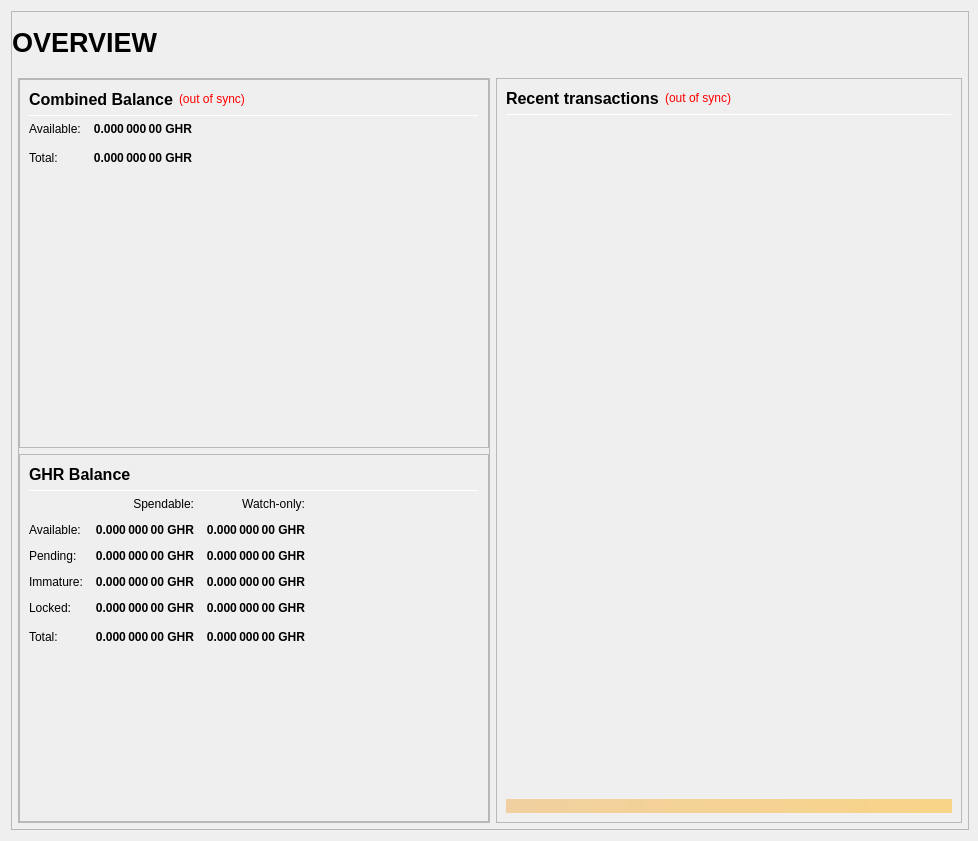
<?xml version="1.0" encoding="UTF-8"?>
<ui version="4.0">
 <class>OverviewPage</class>
 <widget class="QWidget" name="OverviewPage">
  <property name="geometry">
   <rect>
    <x>0</x>
    <y>0</y>
    <width>978</width>
    <height>841</height>
   </rect>
  </property>
  <property name="minimumSize">
   <size>
    <width>960</width>
    <height>682</height>
   </size>
  </property>
  <property name="windowTitle">
   <string>Form</string>
  </property>
  <layout class="QVBoxLayout" name="topLayout" stretch="1">
   <property name="rightMargin">
    <number>9</number>
   </property>
   <item>
    <widget class="QFrame" name="frame_BG">
     <property name="minimumSize">
      <size>
       <width>850</width>
       <height>610</height>
      </size>
     </property>
     <property name="maximumSize">
      <size>
       <width>16777215</width>
       <height>16777215</height>
      </size>
     </property>
     <property name="frameShape">
      <enum>QFrame::StyledPanel</enum>
     </property>
     <property name="frameShadow">
      <enum>QFrame::Raised</enum>
     </property>
     <layout class="QVBoxLayout" name="verticalLayout_3" stretch="1">
      <property name="leftMargin">
       <number>0</number>
      </property>
      <property name="topMargin">
       <number>0</number>
      </property>
      <property name="rightMargin">
       <number>0</number>
      </property>
      <property name="bottomMargin">
       <number>6</number>
      </property>
      <item>
       <layout class="QVBoxLayout" name="verticalLayout_Master" stretch="0,1">
        <property name="leftMargin">
         <number>0</number>
        </property>
        <property name="topMargin">
         <number>0</number>
        </property>
        <property name="rightMargin">
         <number>0</number>
        </property>
        <property name="bottomMargin">
         <number>0</number>
        </property>
        <item>
         <widget class="QFrame" name="frame_Header">
          <layout class="QVBoxLayout" name="verticalLayout_Header" stretch="0">
           <property name="leftMargin">
            <number>0</number>
           </property>
           <property name="topMargin">
            <number>0</number>
           </property>
           <property name="rightMargin">
            <number>0</number>
           </property>
           <property name="bottomMargin">
            <number>0</number>
           </property>
           <item>
            <layout class="QHBoxLayout" name="horizontalLayout_Header" stretch="1,0,1">
             <property name="spacing">
              <number>6</number>
             </property>
             <item>
              <widget class="QLabel" name="labelOverviewHeaderLeft">
               <property name="minimumSize">
                <size>
                 <width>464</width>
                 <height>60</height>
                </size>
               </property>
               <property name="maximumSize">
                <size>
                 <width>16777215</width>
                 <height>60</height>
                </size>
               </property>
               <property name="font">
                <font>
                 <pointsize>20</pointsize>
                 <weight>75</weight>
                 <bold>true</bold>
                </font>
               </property>
               <property name="text">
                <string>OVERVIEW</string>
               </property>
               <property name="alignment">
                <set>Qt::AlignLeading|Qt::AlignLeft|Qt::AlignVCenter</set>
               </property>
              </widget>
             </item>
             <item>
              <spacer name="horizontalSpacer_Header">
               <property name="orientation">
                <enum>Qt::Horizontal</enum>
               </property>
               <property name="sizeHint" stdset="0">
                <size>
                 <width>40</width>
                 <height>20</height>
                </size>
               </property>
              </spacer>
             </item>
             <item>
              <widget class="QLabel" name="labelOverviewHeaderRight">
               <property name="minimumSize">
                <size>
                 <width>464</width>
                 <height>60</height>
                </size>
               </property>
               <property name="maximumSize">
                <size>
                 <width>16777215</width>
                 <height>60</height>
                </size>
               </property>
               <property name="font">
                <font>
                 <pointsize>14</pointsize>
                </font>
               </property>
               <property name="text">
                <string/>
               </property>
               <property name="alignment">
                <set>Qt::AlignRight|Qt::AlignTrailing|Qt::AlignVCenter</set>
               </property>
              </widget>
             </item>
            </layout>
           </item>
          </layout>
         </widget>
        </item>
        <item>
         <widget class="QFrame" name="frame_Content">
          <layout class="QVBoxLayout" name="verticalLayout_Content">
           <property name="leftMargin">
            <number>6</number>
           </property>
           <property name="topMargin">
            <number>0</number>
           </property>
           <property name="rightMargin">
            <number>6</number>
           </property>
           <property name="bottomMargin">
            <number>0</number>
           </property>
           <item>
            <layout class="QHBoxLayout" name="horizontalLayout_Content" stretch="1,1">
             <property name="spacing">
              <number>6</number>
             </property>
             <item>
              <layout class="QVBoxLayout" name="verticalLayout_left" stretch="1">
               <item>
                <widget class="QFrame" name="frameObfuscation">
                 <property name="minimumSize">
                  <size>
                   <width>0</width>
                   <height>0</height>
                  </size>
                 </property>
                 <property name="frameShape">
                  <enum>QFrame::StyledPanel</enum>
                 </property>
                 <property name="frameShadow">
                  <enum>QFrame::Raised</enum>
                 </property>
                 <layout class="QVBoxLayout" name="verticalLayout" stretch="0,0,0">
                  <property name="leftMargin">
                   <number>0</number>
                  </property>
                  <property name="topMargin">
                   <number>0</number>
                  </property>
                  <property name="rightMargin">
                   <number>0</number>
                  </property>
                  <property name="bottomMargin">
                   <number>0</number>
                  </property>
                  <item>
                   <widget class="QFrame" name="frame_CombinedBalances">
                    <property name="minimumSize">
                     <size>
                      <width>470</width>
                      <height>0</height>
                     </size>
                    </property>
                    <property name="frameShape">
                     <enum>QFrame::StyledPanel</enum>
                    </property>
                    <property name="frameShadow">
                     <enum>QFrame::Raised</enum>
                    </property>
                    <layout class="QVBoxLayout" name="verticalLayout_5">
                     <item>
                      <layout class="QHBoxLayout" name="horizontalLayout_5" stretch="0,0,0">
                       <item>
                        <widget class="QLabel" name="label_5z">
                         <property name="minimumSize">
                          <size>
                           <width>0</width>
                           <height>20</height>
                          </size>
                         </property>
                         <property name="font">
                          <font>
                           <pointsize>12</pointsize>
                           <weight>75</weight>
                           <bold>true</bold>
                          </font>
                         </property>
                         <property name="toolTip">
                          <string>Combined Balance (including unconfirmed and immature coins)</string>
                         </property>
                         <property name="text">
                          <string>Combined Balance</string>
                         </property>
                        </widget>
                       </item>
                       <item>
                        <widget class="QLabel" name="labelWalletStatus">
                         <property name="cursor">
                          <cursorShape>WhatsThisCursor</cursorShape>
                         </property>
                         <property name="toolTip">
                          <string>The displayed information may be out of date. Your wallet automatically synchronizes with the GHRCoin network after a connection is established, but this process has not completed yet.</string>
                         </property>
                         <property name="styleSheet">
                          <string notr="true">QLabel { color: red; }</string>
                         </property>
                         <property name="text">
                          <string notr="true">(out of sync)</string>
                         </property>
                         <property name="alignment">
                          <set>Qt::AlignLeading|Qt::AlignLeft|Qt::AlignVCenter</set>
                         </property>
                        </widget>
                       </item>
                       <item>
                        <spacer name="horizontalSpacer_1">
                         <property name="orientation">
                          <enum>Qt::Horizontal</enum>
                         </property>
                         <property name="sizeHint" stdset="0">
                          <size>
                           <width>40</width>
                           <height>20</height>
                          </size>
                         </property>
                        </spacer>
                       </item>
                      </layout>
                     </item>
                     <item>
                      <widget class="Line" name="line_CombinedBalance">
                       <property name="minimumSize">
                        <size>
                         <width>0</width>
                         <height>1</height>
                        </size>
                       </property>
                       <property name="maximumSize">
                        <size>
                         <width>16777215</width>
                         <height>1</height>
                        </size>
                       </property>
                       <property name="orientation">
                        <enum>Qt::Horizontal</enum>
                       </property>
                      </widget>
                     </item>
                     <item>
                      <layout class="QGridLayout" name="gridLayout_3">
                       <property name="spacing">
                        <number>12</number>
                       </property>
                       <item row="1" column="0">
                        <widget class="QLabel" name="labelBalanceTextz">
                         <property name="text">
                          <string>Available:</string>
                         </property>
                        </widget>
                       </item>
                       <item row="1" column="1">
                        <widget class="QLabel" name="labelBalancez">
                         <property name="font">
                          <font>
                           <weight>75</weight>
                           <bold>true</bold>
                          </font>
                         </property>
                         <property name="cursor">
                          <cursorShape>IBeamCursor</cursorShape>
                         </property>
                         <property name="toolTip">
                          <string>Your current spendable balance</string>
                         </property>
                         <property name="text">
                          <string notr="true">0.000 000 00 GHR</string>
                         </property>
                         <property name="alignment">
                          <set>Qt::AlignRight|Qt::AlignTrailing|Qt::AlignVCenter</set>
                         </property>
                         <property name="textInteractionFlags">
                          <set>Qt::LinksAccessibleByMouse|Qt::TextSelectableByKeyboard|Qt::TextSelectableByMouse</set>
                         </property>
                        </widget>
                       </item>
                       <item row="2" column="0">
                        <widget class="QLabel" name="labelTotalTextz">
                         <property name="text">
                          <string>Total:</string>
                         </property>
                        </widget>
                       </item>
                       <item row="2" column="1">
                        <widget class="QLabel" name="labelTotalz">
                         <property name="font">
                          <font>
                           <weight>75</weight>
                           <bold>true</bold>
                          </font>
                         </property>
                         <property name="cursor">
                          <cursorShape>IBeamCursor</cursorShape>
                         </property>
                         <property name="toolTip">
                          <string>Total Balance, including all unavailable coins.</string>
                         </property>
                         <property name="text">
                          <string notr="true">0.000 000 00 GHR</string>
                         </property>
                         <property name="alignment">
                          <set>Qt::AlignRight|Qt::AlignTrailing|Qt::AlignVCenter</set>
                         </property>
                         <property name="textInteractionFlags">
                          <set>Qt::LinksAccessibleByMouse|Qt::TextSelectableByKeyboard|Qt::TextSelectableByMouse</set>
                         </property>
                        </widget>
                       </item>
                       <item row="2" column="3">
                        <spacer name="horizontalSpacer_2">
                         <property name="orientation">
                          <enum>Qt::Horizontal</enum>
                         </property>
                         <property name="sizeHint" stdset="0">
                          <size>
                           <width>40</width>
                           <height>20</height>
                          </size>
                         </property>
                        </spacer>
                       </item>
                      </layout>
                     </item>
                     <item>
                      <spacer name="verticalSpacer_1">
                       <property name="orientation">
                        <enum>Qt::Vertical</enum>
                       </property>
                       <property name="sizeHint" stdset="0">
                        <size>
                         <width>20</width>
                         <height>40</height>
                        </size>
                       </property>
                      </spacer>
                     </item>
                    </layout>
                   </widget>
                  </item>
                  <item>
                   <widget class="QFrame" name="frame_Balances">
                    <property name="frameShape">
                     <enum>QFrame::StyledPanel</enum>
                    </property>
                    <property name="frameShadow">
                     <enum>QFrame::Raised</enum>
                    </property>
                    <layout class="QVBoxLayout" name="verticalLayout_4">
                     <item>
                      <layout class="QHBoxLayout" name="horizontalLayout_4">
                       <item>
                        <widget class="QLabel" name="label_5">
                         <property name="minimumSize">
                          <size>
                           <width>0</width>
                           <height>20</height>
                          </size>
                         </property>
                         <property name="font">
                          <font>
                           <pointsize>12</pointsize>
                           <weight>75</weight>
                           <bold>true</bold>
                          </font>
                         </property>
                         <property name="text">
                          <string>GHR Balance</string>
                         </property>
                        </widget>
                       </item>
                       <item>
                        <spacer name="horizontalSpacer_3">
                         <property name="orientation">
                          <enum>Qt::Horizontal</enum>
                         </property>
                         <property name="sizeHint" stdset="0">
                          <size>
                           <width>40</width>
                           <height>20</height>
                          </size>
                         </property>
                        </spacer>
                       </item>
                      </layout>
                     </item>
                     <item>
                      <widget class="Line" name="line_Balance">
                       <property name="minimumSize">
                        <size>
                         <width>0</width>
                         <height>1</height>
                        </size>
                       </property>
                       <property name="maximumSize">
                        <size>
                         <width>16777215</width>
                         <height>1</height>
                        </size>
                       </property>
                       <property name="orientation">
                        <enum>Qt::Horizontal</enum>
                       </property>
                      </widget>
                     </item>
                     <item>
                      <layout class="QGridLayout" name="gridLayout">
                       <property name="spacing">
                        <number>12</number>
                       </property>
                       <item row="0" column="1">
                        <widget class="QLabel" name="labelSpendable">
                         <property name="text">
                          <string>Spendable:</string>
                         </property>
                         <property name="alignment">
                          <set>Qt::AlignRight|Qt::AlignTrailing|Qt::AlignVCenter</set>
                         </property>
                        </widget>
                       </item>
                       <item row="0" column="2">
                        <widget class="QLabel" name="labelWatchonly">
                         <property name="text">
                          <string>Watch-only:</string>
                         </property>
                         <property name="alignment">
                          <set>Qt::AlignRight|Qt::AlignTrailing|Qt::AlignVCenter</set>
                         </property>
                        </widget>
                       </item>
                       <item row="1" column="0">
                        <widget class="QLabel" name="labelBalanceText">
                         <property name="text">
                          <string>Available:</string>
                         </property>
                        </widget>
                       </item>
                       <item row="1" column="1">
                        <widget class="QLabel" name="labelBalance">
                         <property name="font">
                          <font>
                           <weight>75</weight>
                           <bold>true</bold>
                          </font>
                         </property>
                         <property name="cursor">
                          <cursorShape>IBeamCursor</cursorShape>
                         </property>
                         <property name="toolTip">
                          <string>Your current spendable balance</string>
                         </property>
                         <property name="text">
                          <string notr="true">0.000 000 00 GHR</string>
                         </property>
                         <property name="alignment">
                          <set>Qt::AlignRight|Qt::AlignTrailing|Qt::AlignVCenter</set>
                         </property>
                         <property name="textInteractionFlags">
                          <set>Qt::LinksAccessibleByMouse|Qt::TextSelectableByKeyboard|Qt::TextSelectableByMouse</set>
                         </property>
                        </widget>
                       </item>
                       <item row="1" column="2">
                        <widget class="QLabel" name="labelWatchAvailable">
                         <property name="font">
                          <font>
                           <weight>75</weight>
                           <bold>true</bold>
                          </font>
                         </property>
                         <property name="cursor">
                          <cursorShape>IBeamCursor</cursorShape>
                         </property>
                         <property name="toolTip">
                          <string>Your current balance in watch-only addresses</string>
                         </property>
                         <property name="text">
                          <string notr="true">0.000 000 00 GHR</string>
                         </property>
                         <property name="alignment">
                          <set>Qt::AlignRight|Qt::AlignTrailing|Qt::AlignVCenter</set>
                         </property>
                         <property name="textInteractionFlags">
                          <set>Qt::LinksAccessibleByMouse|Qt::TextSelectableByKeyboard|Qt::TextSelectableByMouse</set>
                         </property>
                        </widget>
                       </item>
                       <item row="2" column="0">
                        <widget class="QLabel" name="labelPendingText">
                         <property name="text">
                          <string>Pending:</string>
                         </property>
                        </widget>
                       </item>
                       <item row="2" column="1">
                        <widget class="QLabel" name="labelUnconfirmed">
                         <property name="font">
                          <font>
                           <weight>75</weight>
                           <bold>true</bold>
                          </font>
                         </property>
                         <property name="cursor">
                          <cursorShape>IBeamCursor</cursorShape>
                         </property>
                         <property name="toolTip">
                          <string>Total of transactions that have yet to be confirmed, and do not yet count toward the spendable balance</string>
                         </property>
                         <property name="text">
                          <string notr="true">0.000 000 00 GHR</string>
                         </property>
                         <property name="alignment">
                          <set>Qt::AlignRight|Qt::AlignTrailing|Qt::AlignVCenter</set>
                         </property>
                         <property name="textInteractionFlags">
                          <set>Qt::LinksAccessibleByMouse|Qt::TextSelectableByKeyboard|Qt::TextSelectableByMouse</set>
                         </property>
                        </widget>
                       </item>
                       <item row="2" column="2">
                        <widget class="QLabel" name="labelWatchPending">
                         <property name="font">
                          <font>
                           <weight>75</weight>
                           <bold>true</bold>
                          </font>
                         </property>
                         <property name="cursor">
                          <cursorShape>IBeamCursor</cursorShape>
                         </property>
                         <property name="toolTip">
                          <string>Unconfirmed transactions to watch-only addresses</string>
                         </property>
                         <property name="text">
                          <string notr="true">0.000 000 00 GHR</string>
                         </property>
                         <property name="alignment">
                          <set>Qt::AlignRight|Qt::AlignTrailing|Qt::AlignVCenter</set>
                         </property>
                         <property name="textInteractionFlags">
                          <set>Qt::LinksAccessibleByMouse|Qt::TextSelectableByKeyboard|Qt::TextSelectableByMouse</set>
                         </property>
                        </widget>
                       </item>
                       <item row="3" column="0">
                        <widget class="QLabel" name="labelImmatureText">
                         <property name="text">
                          <string>Immature:</string>
                         </property>
                        </widget>
                       </item>
                       <item row="3" column="1">
                        <widget class="QLabel" name="labelImmature">
                         <property name="font">
                          <font>
                           <weight>75</weight>
                           <bold>true</bold>
                          </font>
                         </property>
                         <property name="cursor">
                          <cursorShape>IBeamCursor</cursorShape>
                         </property>
                         <property name="toolTip">
                          <string>Staked or masternode rewards that has not yet matured</string>
                         </property>
                         <property name="text">
                          <string notr="true">0.000 000 00 GHR</string>
                         </property>
                         <property name="alignment">
                          <set>Qt::AlignRight|Qt::AlignTrailing|Qt::AlignVCenter</set>
                         </property>
                         <property name="textInteractionFlags">
                          <set>Qt::LinksAccessibleByMouse|Qt::TextSelectableByKeyboard|Qt::TextSelectableByMouse</set>
                         </property>
                        </widget>
                       </item>
                       <item row="3" column="2">
                        <widget class="QLabel" name="labelWatchImmature">
                         <property name="font">
                          <font>
                           <weight>75</weight>
                           <bold>true</bold>
                          </font>
                         </property>
                         <property name="cursor">
                          <cursorShape>IBeamCursor</cursorShape>
                         </property>
                         <property name="toolTip">
                          <string>Staked or masternode rewards in watch-only addresses that has not yet matured</string>
                         </property>
                         <property name="text">
                          <string notr="true">0.000 000 00 GHR</string>
                         </property>
                         <property name="alignment">
                          <set>Qt::AlignRight|Qt::AlignTrailing|Qt::AlignVCenter</set>
                         </property>
                         <property name="textInteractionFlags">
                          <set>Qt::LinksAccessibleByMouse|Qt::TextSelectableByKeyboard|Qt::TextSelectableByMouse</set>
                         </property>
                        </widget>
                       </item>
                       <item row="4" column="0">
                        <widget class="QLabel" name="labelLockedBalanceText">
                         <property name="toolTip">
                          <string>Locked GHR or Masternode collaterals. These are excluded from zGHR minting.</string>
                         </property>
                         <property name="text">
                          <string>Locked:</string>
                         </property>
                        </widget>
                       </item>
                       <item row="4" column="1">
                        <widget class="QLabel" name="labelLockedBalance">
                         <property name="font">
                          <font>
                           <weight>75</weight>
                           <bold>true</bold>
                          </font>
                         </property>
                         <property name="cursor">
                          <cursorShape>IBeamCursor</cursorShape>
                         </property>
                         <property name="toolTip">
                          <string>Locked GHR or Masternode collaterals. These are excluded from zGHR minting.</string>
                         </property>
                         <property name="text">
                          <string notr="true">0.000 000 00 GHR</string>
                         </property>
                         <property name="alignment">
                          <set>Qt::AlignRight|Qt::AlignTrailing|Qt::AlignVCenter</set>
                         </property>
                         <property name="textInteractionFlags">
                          <set>Qt::LinksAccessibleByMouse|Qt::TextSelectableByKeyboard|Qt::TextSelectableByMouse</set>
                         </property>
                        </widget>
                       </item>
                       <item row="4" column="2">
                        <widget class="QLabel" name="labelWatchLocked">
                         <property name="font">
                          <font>
                           <weight>75</weight>
                           <bold>true</bold>
                          </font>
                         </property>
                         <property name="cursor">
                          <cursorShape>IBeamCursor</cursorShape>
                         </property>
                         <property name="toolTip">
                          <string>Current locked balance in watch-only addresses</string>
                         </property>
                         <property name="text">
                          <string notr="true">0.000 000 00 GHR</string>
                         </property>
                         <property name="alignment">
                          <set>Qt::AlignRight|Qt::AlignTrailing|Qt::AlignVCenter</set>
                         </property>
                         <property name="textInteractionFlags">
                          <set>Qt::LinksAccessibleByMouse|Qt::TextSelectableByKeyboard|Qt::TextSelectableByMouse</set>
                         </property>
                        </widget>
                       </item>
                       <item row="5" column="0">
                        <widget class="QLabel" name="labelTotalText">
                         <property name="toolTip">
                          <string>Your current GHRCoin balance, unconfirmed and immature transactions included</string>
                         </property>
                         <property name="text">
                          <string>Total:</string>
                         </property>
                        </widget>
                       </item>
                       <item row="5" column="1">
                        <widget class="QLabel" name="labelTotal">
                         <property name="font">
                          <font>
                           <weight>75</weight>
                           <bold>true</bold>
                          </font>
                         </property>
                         <property name="cursor">
                          <cursorShape>IBeamCursor</cursorShape>
                         </property>
                         <property name="toolTip">
                          <string>Your current GHRCoin balance, unconfirmed and immature transactions included</string>
                         </property>
                         <property name="text">
                          <string notr="true">0.000 000 00 GHR</string>
                         </property>
                         <property name="alignment">
                          <set>Qt::AlignRight|Qt::AlignTrailing|Qt::AlignVCenter</set>
                         </property>
                         <property name="textInteractionFlags">
                          <set>Qt::LinksAccessibleByMouse|Qt::TextSelectableByKeyboard|Qt::TextSelectableByMouse</set>
                         </property>
                        </widget>
                       </item>
                       <item row="5" column="2">
                        <widget class="QLabel" name="labelWatchTotal">
                         <property name="font">
                          <font>
                           <weight>75</weight>
                           <bold>true</bold>
                          </font>
                         </property>
                         <property name="cursor">
                          <cursorShape>IBeamCursor</cursorShape>
                         </property>
                         <property name="toolTip">
                          <string>Current total balance in watch-only addresses</string>
                         </property>
                         <property name="text">
                          <string notr="true">0.000 000 00 GHR</string>
                         </property>
                         <property name="alignment">
                          <set>Qt::AlignRight|Qt::AlignTrailing|Qt::AlignVCenter</set>
                         </property>
                         <property name="textInteractionFlags">
                          <set>Qt::LinksAccessibleByMouse|Qt::TextSelectableByKeyboard|Qt::TextSelectableByMouse</set>
                         </property>
                        </widget>
                       </item>
                       <item row="5" column="3">
                        <spacer name="horizontalSpacer_9">
                         <property name="orientation">
                          <enum>Qt::Horizontal</enum>
                         </property>
                         <property name="sizeHint" stdset="0">
                          <size>
                           <width>40</width>
                           <height>20</height>
                          </size>
                         </property>
                        </spacer>
                       </item>
                      </layout>
                     </item>
                     <item>
                      <spacer name="verticalSpacer_3">
                       <property name="orientation">
                        <enum>Qt::Vertical</enum>
                       </property>
                       <property name="sizeHint" stdset="0">
                        <size>
                         <width>20</width>
                         <height>40</height>
                        </size>
                       </property>
                      </spacer>
                     </item>
                    </layout>
                   </widget>
                  </item>
                 </layout>
                </widget>
               </item>
              </layout>
             </item>
             <item>
              <layout class="QVBoxLayout" name="verticalLayout_right" stretch="1">
               <item>
                <widget class="QFrame" name="frame_RecentTransactions">
                 <property name="minimumSize">
                  <size>
                   <width>0</width>
                   <height>0</height>
                  </size>
                 </property>
                 <property name="frameShape">
                  <enum>QFrame::StyledPanel</enum>
                 </property>
                 <property name="frameShadow">
                  <enum>QFrame::Raised</enum>
                 </property>
                 <layout class="QVBoxLayout" name="verticalLayout_1" stretch="0,0,0,0,0">
                  <item>
                   <layout class="QHBoxLayout" name="horizontalLayout_2">
                    <item>
                     <widget class="QLabel" name="label_4">
                      <property name="minimumSize">
                       <size>
                        <width>0</width>
                        <height>20</height>
                       </size>
                      </property>
                      <property name="font">
                       <font>
                        <pointsize>12</pointsize>
                        <weight>75</weight>
                        <bold>true</bold>
                       </font>
                      </property>
                      <property name="text">
                       <string>Recent transactions</string>
                      </property>
                     </widget>
                    </item>
                    <item>
                     <widget class="QLabel" name="labelTransactionsStatus">
                      <property name="cursor">
                       <cursorShape>WhatsThisCursor</cursorShape>
                      </property>
                      <property name="toolTip">
                       <string>The displayed information may be out of date. Your wallet automatically synchronizes with the GHRCoin network after a connection is established, but this process has not completed yet.</string>
                      </property>
                      <property name="styleSheet">
                       <string notr="true">QLabel { color: red; }</string>
                      </property>
                      <property name="text">
                       <string notr="true">(out of sync)</string>
                      </property>
                      <property name="alignment">
                       <set>Qt::AlignRight|Qt::AlignTrailing|Qt::AlignVCenter</set>
                      </property>
                     </widget>
                    </item>
                    <item>
                     <spacer name="horizontalSpacer">
                      <property name="orientation">
                       <enum>Qt::Horizontal</enum>
                      </property>
                      <property name="sizeHint" stdset="0">
                       <size>
                        <width>40</width>
                        <height>20</height>
                       </size>
                      </property>
                     </spacer>
                    </item>
                   </layout>
                  </item>
                  <item>
                   <widget class="Line" name="line">
                    <property name="minimumSize">
                     <size>
                      <width>0</width>
                      <height>1</height>
                     </size>
                    </property>
                    <property name="maximumSize">
                     <size>
                      <width>16777215</width>
                      <height>1</height>
                     </size>
                    </property>
                    <property name="orientation">
                     <enum>Qt::Horizontal</enum>
                    </property>
                   </widget>
                  </item>
                  <item>
                   <widget class="QListView" name="listTransactions">
                    <property name="minimumSize">
                     <size>
                      <width>0</width>
                      <height>0</height>
                     </size>
                    </property>
                    <property name="styleSheet">
                     <string notr="true">QListView { background: transparent; }</string>
                    </property>
                    <property name="frameShape">
                     <enum>QFrame::NoFrame</enum>
                    </property>
                    <property name="verticalScrollBarPolicy">
                     <enum>Qt::ScrollBarAlwaysOff</enum>
                    </property>
                    <property name="horizontalScrollBarPolicy">
                     <enum>Qt::ScrollBarAlwaysOff</enum>
                    </property>
                    <property name="selectionMode">
                     <enum>QAbstractItemView::NoSelection</enum>
                    </property>
                   </widget>
                  </item>
                  <item>
                   <spacer name="verticalSpacer_2">
                    <property name="orientation">
                     <enum>Qt::Vertical</enum>
                    </property>
                    <property name="sizeType">
                     <enum>QSizePolicy::Expanding</enum>
                    </property>
                    <property name="sizeHint" stdset="0">
                     <size>
                      <width>20</width>
                      <height>40</height>
                     </size>
                    </property>
                   </spacer>
                  </item>
                  <item>
                   <widget class="QLabel" name="labelAlerts">
                    <property name="maximumSize">
                     <size>
                      <width>16777215</width>
                      <height>16777215</height>
                     </size>
                    </property>
                    <property name="styleSheet">
                     <string notr="true">background-color: qlineargradient(x1: 0, y1: 0, x2: 1, y2: 0, stop:0 #F0D0A0, stop:1 #F8D488); color:#000000;</string>
                    </property>
                    <property name="text">
                     <string/>
                    </property>
                    <property name="wordWrap">
                     <bool>true</bool>
                    </property>
                    <property name="margin">
                     <number>3</number>
                    </property>
                   </widget>
                  </item>
                 </layout>
                </widget>
               </item>
              </layout>
             </item>
            </layout>
           </item>
          </layout>
         </widget>
        </item>
       </layout>
      </item>
     </layout>
    </widget>
   </item>
  </layout>
 </widget>
 <resources/>
 <connections/>
</ui>
